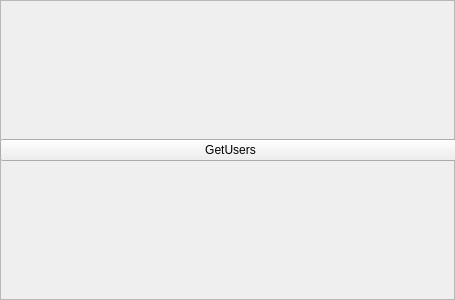
<?xml version="1.0" encoding="UTF-8"?>
<ui version="4.0">
 <class>UserFram</class>
 <widget class="QFrame" name="UserFram">
  <property name="geometry">
   <rect>
    <x>0</x>
    <y>0</y>
    <width>455</width>
    <height>300</height>
   </rect>
  </property>
  <property name="windowTitle">
   <string>Frame</string>
  </property>
  <property name="frameShape">
   <enum>QFrame::StyledPanel</enum>
  </property>
  <property name="frameShadow">
   <enum>QFrame::Raised</enum>
  </property>
  <widget class="QWidget" name="gridLayoutWidget">
   <property name="geometry">
    <rect>
     <x>0</x>
     <y>0</y>
     <width>461</width>
     <height>301</height>
    </rect>
   </property>
   <layout class="QGridLayout" name="userLayout">
    <item row="0" column="0">
     <widget class="QPushButton" name="GetUsers">
      <property name="text">
       <string>GetUsers</string>
      </property>
     </widget>
    </item>
   </layout>
  </widget>
 </widget>
 <resources/>
 <connections/>
</ui>
